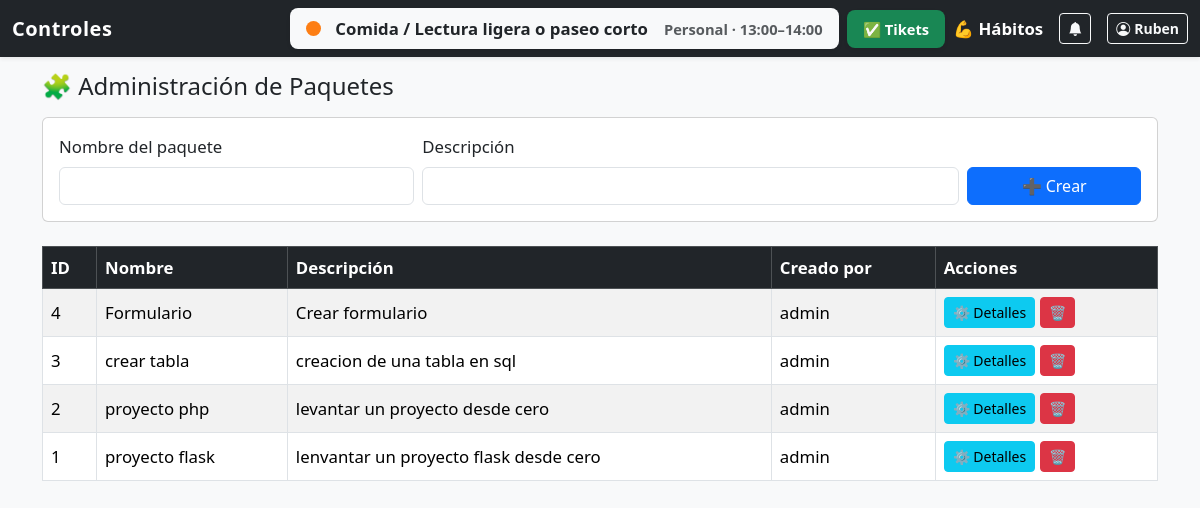
Screenshot of /paquetes/ (signed in) with the database file from the repository.
### tables this page shows
CREATE TABLE daily_schedule (
    id INTEGER PRIMARY KEY AUTOINCREMENT,
    username TEXT NOT NULL,
    hora_inicio TEXT NOT NULL,   -- formato 24h "HH:MM"
    hora_fin TEXT NOT NULL,
    actividad TEXT NOT NULL,
    tipo TEXT,
    fase TEXT
, notas TEXT, completado INTEGER DEFAULT 0, reflexion_dia TEXT);

CREATE TABLE paquete_subtareas (
    id INTEGER PRIMARY KEY AUTOINCREMENT,
    nombre TEXT NOT NULL,
    descripcion TEXT
, creado_por TEXT, fecha_creacion TEXT DEFAULT CURRENT_TIMESTAMP);

### routes/paquete_routes.py (the view, shortened to what this page needs)
@paquete_bp.route("/", methods=["GET", "POST"])
@login_required
@role_required('admin')
def admin_paquetes():
    db = get_db(current_app)
    cur = db.cursor()
    eliminar_id = request.args.get("delete")
    if eliminar_id:
        cur.execute("DELETE FROM paquete_subtareas WHERE id = ?", (eliminar_id,))
        db.commit()
        flash("🗑️ Paquete eliminado.", "info")
        return redirect(url_for("paquete.admin_paquetes"))
    cur.execute("SELECT * FROM paquete_subtareas ORDER BY id DESC;")
    paquetes = cur.fetchall()
    return render_template("admin_paquetes.html", paquetes=paquetes)

### auth.py (called while the page is built)
def login_required(f):
    @wraps(f)
    def wrapper(*args, **kwargs):
        if 'user_id' not in session:
            flash("Debes iniciar sesión.", "warning")
            return redirect(url_for('auth.login'))
        return f(*args, **kwargs)
    return wrapper

def role_required(role):
    def decorator(f):
        @wraps(f)
        def wrapper(*args, **kwargs):
            if 'user_role' not in session or session['user_role'] != role:
                flash("No tienes permisos para esa acción.", "danger")
                return redirect(url_for('main.index'))
            return f(*args, **kwargs)
        return wrapper
    return decorator

### models/db.py (called while the page is built, shortened)
def resolve_database_path(app):
    if app and app.config.get("DATABASE"):
        return app.config["DATABASE"]

def get_db(app):
    if "db" not in g:
        db_path = resolve_database_path(app)
        os.makedirs(os.path.dirname(db_path), exist_ok=True)
        g.db = sqlite3.connect(db_path, check_same_thread=False)
        g.db.row_factory = sqlite3.Row
    return g.db

### models/personal.py (called while the page is built)
def get_current_activity(app, username):
    from datetime import datetime
    db = get_db(app)
    cur = db.cursor()
    from zoneinfo import ZoneInfo
    ahora = datetime.now(ZoneInfo("America/Monterrey")).strftime("%H:%M")
    cur.execute("""
        SELECT actividad, tipo, fase, hora_inicio, hora_fin
        FROM daily_schedule
        WHERE username = ?
          AND hora_inicio <= ?
          AND hora_fin > ?
        LIMIT 1;
    """, (username, ahora, ahora))
    row = cur.fetchone()
    if row:
        return dict(row)
    else:
        return {"actividad": "Sin actividades programadas ahora", "tipo": "", "fase": ""}

### templates/admin_paquetes.html (shortened to what this page needs)
{% extends "base.html" %}
{% block content %}
<h4 class="mb-3">🧩 Administración de Paquetes</h4>
<form method="post" class="card card-body mb-4">
    <div class="row g-2 align-items-end">
        <div class="col-md-4">
            <label class="form-label">Nombre del paquete</label>
            <input type="text" name="nombre" class="form-control" required>
        </div>
        <div class="col-md-6">
            <label class="form-label">Descripción</label>
            <input type="text" name="descripcion" class="form-control">
        </div>
        <div class="col-md-2">
            <button type="submit" name="nuevo_paquete" class="btn btn-primary w-100">
                ➕ Crear
            </button>
        </div>
    </div>
</form>
<table class="table table-striped table-bordered align-middle">
    <thead class="table-dark">
        <tr>
            <th>ID</th>
            <th>Nombre</th>
            <th>Descripción</th>
            <th>Creado por</th>
            <th>Acciones</th>
        </tr>
    </thead>
    <tbody>
        {% for p in paquetes %}
        <tr>
            <td>{{ p['id'] }}</td>
            <td>{{ p['nombre'] }}</td>
            <td>{{ p['descripcion'] or '' }}</td>
            <td>{{ p['creado_por'] or '' }}</td>
            <td>
                <a href="{{ url_for('paquete.admin_subdetalles', paquete_id=p['id']) }}" class="btn btn-sm btn-info">
                    ⚙️ Detalles
                </a>
                <a href="{{ url_for('paquete.admin_paquetes', delete=p['id']) }}" class="btn btn-sm btn-danger"
                    onclick="return confirm('¿Eliminar este paquete?')">🗑️</a>
            </td>
        </tr>
        {% endfor %}
    </tbody>
</table>
{% endblock %}

### templates/base.html (shortened to what this page needs)
<!doctype html>
<html lang="es">
<head>
    <link href="https://cdn.jsdelivr.net/npm/bootstrap@5.3.3/dist/css/bootstrap.min.css" rel="stylesheet">
    <link rel="stylesheet" href="https://cdn.jsdelivr.net/npm/bootstrap-icons@1.10.5/font/bootstrap-icons.css">
</head>
<body>
    {% if request.endpoint != 'auth.login' %}
    <nav class="navbar navbar-dark bg-dark fixed-top shadow-sm">
        <div class="container-fluid d-flex align-items-center justify-content-between flex-nowrap">
            <a class="navbar-brand mb-0" href="{{ url_for('main.estado_general') }}">Controles</a>
            <div class="d-flex align-items-center ms-auto gap-3 flex-nowrap">
                <div class="d-none d-lg-flex align-items-center gap-2 flex-nowrap">
                    {% if current_activity %}
                    <div id="navbar-estado-desktop"
                        class="bg-light text-dark px-3 py-2 rounded-3 shadow-sm d-flex align-items-center gap-2">
                    </div>
                    {% else %}
                    <div id="navbar-estado"
                        class="bg-secondary text-white px-3 py-2 rounded-3 opacity-75 d-flex align-items-center"
                        style="font-size:0.9rem; min-width:230px;">
                        — Sin actividad —
                    </div>
                    {% endif %}
                    <div id="navbar-cierres-desktop"
                        class="bg-success text-white px-3 py-2 rounded-3 shadow-sm small fw-semibold d-flex align-items-center">
                        ✅  Tikets
                    </div>
                    <a class="nav-link text-white fw-semibold" href="{{ url_for('personal.personal_view') }}">💪
                        Hábitos</a>
                </div>
                <button class="btn btn-outline-light btn-sm position-relative flex-shrink-0" id="notifyBell"
                    title="Notificaciones">
                    <i class="bi bi-bell-fill"></i>
                </button>
                {% if session.get('user_id') %}
                <a class="btn btn-outline-light btn-sm fw-semibold d-flex align-items-center gap-1"
                    href="{{ url_for('main.ajustes') }}" title="Ajustes de usuario">
                    <i class="bi bi-person-circle"></i>
                    {{ session.get('username') }}
                </a>
                {% else %}
                <a class="btn btn-outline-light btn-sm" href="{{ url_for('auth.login') }}">Entrar</a>
                {% endif %}
            </div>
        </div>
    </nav>
    {% endif %}
    <div class="container mt-5 pt-4">
        {% block content %}{% endblock %}
    </div>
</body>
</html>

### templates/base.html (style rules this page uses)
body { background-color: #f8f9fa; font-size: 1.05rem; touch-action: manipulation; }
.navbar-brand { font-weight: 600; letter-spacing: 0.5px; }

### rows the page displays
daily_schedule: get "Ruben"
paquete_subtareas: id "4", nombre "Formulario", descripcion "Crear formulario", creado_por "admin"
paquete_subtareas: id "3", nombre "crear tabla", descripcion "creacion de una tabla en sql", creado_por "admin"
paquete_subtareas: id "2", nombre "proyecto php", descripcion "levantar un proyecto desde cero", creado_por "admin"
paquete_subtareas: id "1", nombre "proyecto flask", descripcion "lenvantar un proyecto flask desde cero", creado_por "admin"
